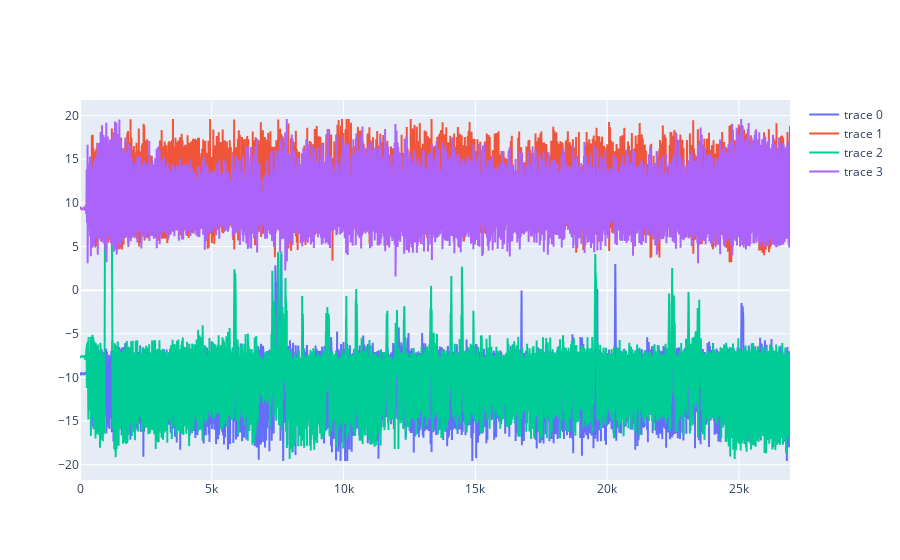

The cell this chart's notebook holds for it:
### Code cell
fig = go.Figure()
for x in s:
    fig.add_trace(go.Scatter(y=x, mode="lines", showlegend=True))
fig.show()

### Figure 1 — Plotly figure (JSON) as saved in the notebook; plotly's stock layout.template omitted (floating-point values rounded to 4 significant figures; data arrays with more than 128 entries replaced by an {"elided": "..."} marker saying what was removed)
{"data": [{"mode": "lines", "showlegend": true, "type": "scatter", "y": {"elided": "26938 float values"}}, {"mode": "lines", "showlegend": true, "type": "scatter", "y": {"elided": "26938 float values"}}, {"mode": "lines", "showlegend": true, "type": "scatter", "y": {"elided": "26938 float values"}}, {"mode": "lines", "showlegend": true, "type": "scatter", "y": {"elided": "26938 float values"}}], "layout": {}}
